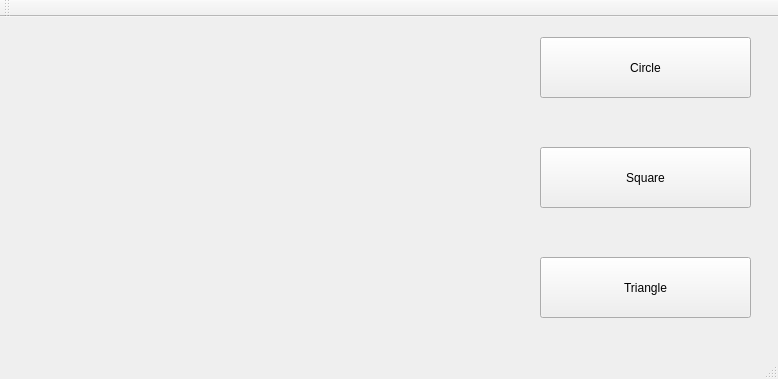
<?xml version="1.0" encoding="UTF-8"?>
<ui version="4.0">
 <class>MainWindow</class>
 <widget class="QMainWindow" name="MainWindow">
  <property name="geometry">
   <rect>
    <x>0</x>
    <y>0</y>
    <width>778</width>
    <height>379</height>
   </rect>
  </property>
  <property name="windowTitle">
   <string>MainWindow</string>
  </property>
  <widget class="QWidget" name="centralWidget">
   <widget class="QPushButton" name="draw_circle">
    <property name="geometry">
     <rect>
      <x>540</x>
      <y>20</y>
      <width>211</width>
      <height>61</height>
     </rect>
    </property>
    <property name="text">
     <string>Circle</string>
    </property>
   </widget>
   <widget class="QPushButton" name="draw_square">
    <property name="geometry">
     <rect>
      <x>540</x>
      <y>130</y>
      <width>211</width>
      <height>61</height>
     </rect>
    </property>
    <property name="text">
     <string>Square</string>
    </property>
   </widget>
   <widget class="QPushButton" name="draw_triangle">
    <property name="geometry">
     <rect>
      <x>540</x>
      <y>240</y>
      <width>211</width>
      <height>61</height>
     </rect>
    </property>
    <property name="text">
     <string>Triangle</string>
    </property>
   </widget>
   <widget class="QLabel" name="label_draw_area">
    <property name="geometry">
     <rect>
      <x>10</x>
      <y>0</y>
      <width>511</width>
      <height>341</height>
     </rect>
    </property>
    <property name="text">
     <string/>
    </property>
   </widget>
  </widget>
  <widget class="QMenuBar" name="menuBar">
   <property name="geometry">
    <rect>
     <x>0</x>
     <y>0</y>
     <width>778</width>
     <height>21</height>
    </rect>
   </property>
  </widget>
  <widget class="QToolBar" name="mainToolBar">
   <attribute name="toolBarArea">
    <enum>TopToolBarArea</enum>
   </attribute>
   <attribute name="toolBarBreak">
    <bool>false</bool>
   </attribute>
  </widget>
  <widget class="QStatusBar" name="statusBar"/>
 </widget>
 <layoutdefault spacing="6" margin="11"/>
 <resources/>
 <connections/>
</ui>
